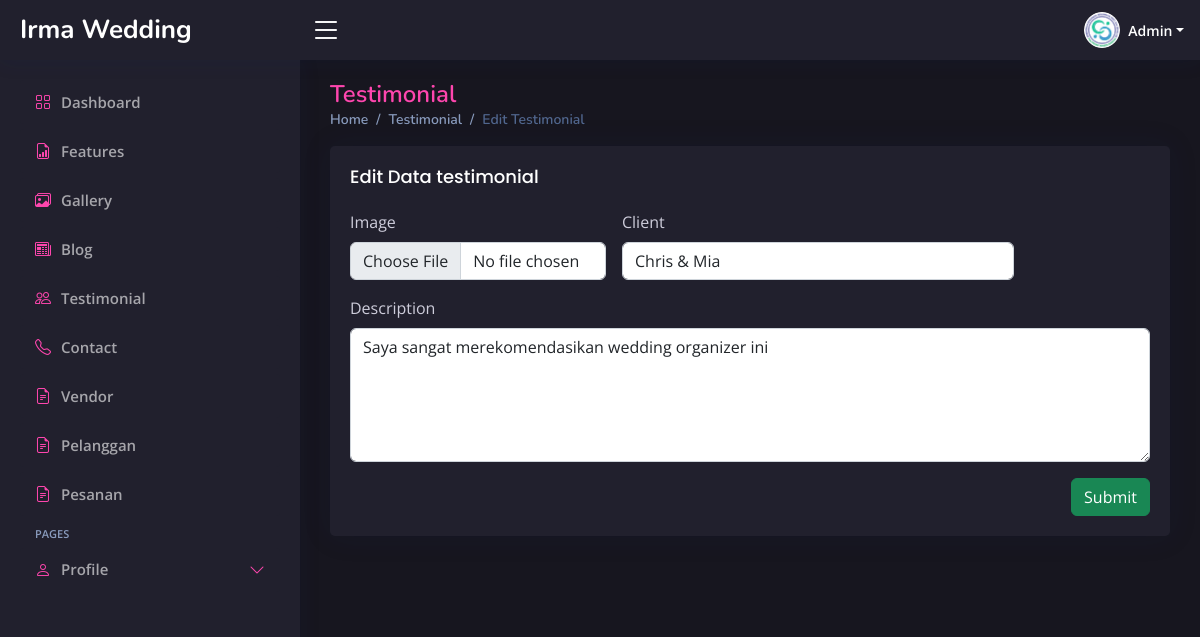
The page /admin/index.php?page=edit-testi&id=1 (signed in) on the database its author committed.
### tables this page shows
CREATE TABLE `testimonial` (
  `id` int(11) NOT NULL,
  `testi_text` text NOT NULL,
  `testi_client` varchar(255) NOT NULL,
  `testi_image` varchar(255) NOT NULL
);

### admin/page/edit-testimonial.php (the view, shortened to what this page needs)
<?php
if (isset($_GET['id'])) {
    $id = ($_GET["id"]);
    $query = "SELECT * FROM testimonial WHERE id='$id'";
    $result = mysqli_query($koneksi, $query);
    $data = mysqli_fetch_assoc($result);
} else {
    echo "<script>alert('Masukkan data id.');window.location='admin.php?page=blog';</script>";
}
?>
<div class="pagetitle">
    <h1>Testimonial</h1>
    <nav>
        <ol class="breadcrumb">
            <li class="breadcrumb-item"><a href="index.php?page=dashboard">Home</a></li>
            <li class="breadcrumb-item"><a href="index.php?page=testi">Testimonial</a></li>
            <li class="breadcrumb-item active">Edit Testimonial</li>
        </ol>
    </nav>
</div>
<section class="section dashboard">
    <div class="row">
        <div class="col-12">
            <div class="card testimonial-card">
                <div class="card-body">
                    <h5 class="card-title">Edit Data testimonial</h5>
                    <form class="row g-3" method="POST" action="../action.php?act=edit-testi" enctype="multipart/form-data">
                        <div class="col-md-4">
                            <label class="form-label">Image</label>
                            <input type="file" class="form-control" id="inputGroupFile02" name="testi_image">
                        </div>
                        <div class="col-md-6">
                            <label class="form-label">Client</label>
                            <input type="text" class="form-control" name="testi_client" required="required" autocomplete="off" value="<?php echo $data['testi_client']; ?>">
                        </div>
                        <div class="col-12">
                            <label class="form-label">Description</label>
                            <textarea class="form-control" name="testi_text" rows="5"><?php echo $data['testi_text']; ?></textarea>
                        </div>
                        <div class="text-end">
                            <button type="submit" class="btn btn-success">Submit</button>
                        </div>
                    </form>
                </div>
            </div>
        </div>
    </div>
</section>

### admin/assets/css/style.css (style rules this page uses)
:root { scroll-behavior: smooth; --main-color: rgba(254, 70, 174, 1); --main-color-hover: rgba(250, 89, 180, 1); --second-color: rgba(33, 32, 45, 1); --main-font-color: rgba(255, 255, 255, 1); --second-font-color: rgba(255, 255, 255, 0.6); }
section { visibility: hidden; opacity: 0; transition: visibility 0s, opacity 0.5s ease-in-out; }
body { font-family: "Open Sans", sans-serif; background: rgba(23, 22, 31, 1); color: var(--main-font-color); color: rgb(206, 205, 219); }
a { color: var(--main-color); text-decoration: none; }
h1, h2, h3, h4, h5, h6 { font-family: "Nunito", sans-serif; }
.pagetitle { margin-bottom: 10px; }
.pagetitle h1 { font-size: 24px; margin-bottom: 0; font-weight: 600; color: var(--main-color); }
.card { margin-bottom: 30px; border: none; border-radius: 5px; box-shadow: 0px 0 30px rgba(1, 41, 112, 0.1); background-color: var(--second-color); }
.card-title { padding: 20px 0 15px 0; font-size: 18px; font-weight: 500; color: var(--main-font-color); font-family: "Poppins", sans-serif; }
.card-body { padding: 0 20px 20px 20px; }
.breadcrumb { font-size: 14px; font-family: "Nunito", sans-serif; color: #899bbd; font-weight: 600; }
.breadcrumb a { color: #899bbd; transition: 0.3s; }
.breadcrumb .breadcrumb-item::before { color: #899bbd; }
.breadcrumb .active { color: #51678f; font-weight: 600; }

### rows shown on the page
testimonial: testi_client "Chris & Mia", testi_text "Saya sangat merekomendasikan wedding organizer ini"

### other values the page prints
$role "Admin"
$menu['text'] "Features"
$menu['text'] "Gallery"
$menu['text'] "Blog"
$menu['text'] "Testimonial"
$menu['text'] "Contact"
$menu['text'] "Vendor"
$menu['text'] "Pelanggan"
$menu['text'] "Pesanan"
